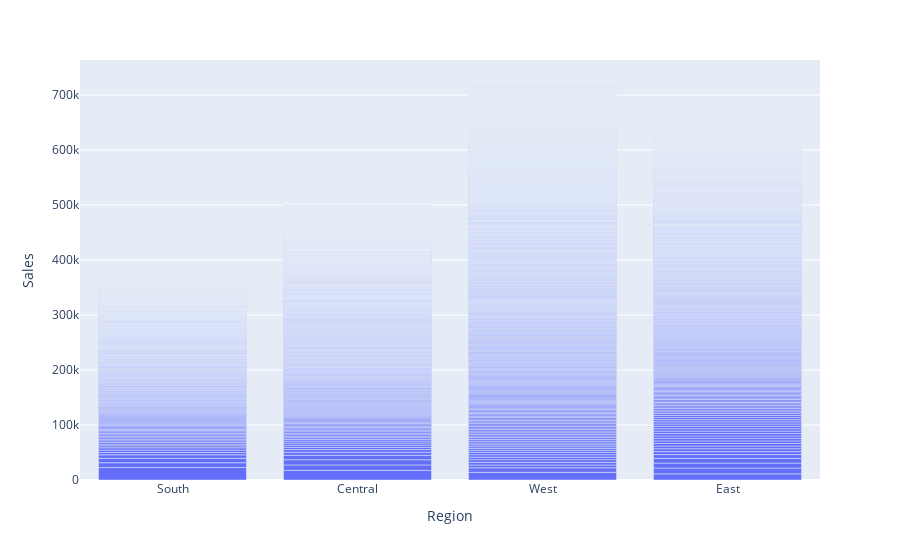

Write notebook code for a chart like this one.
### Code cell
px.bar(dt,x='Region',y='Sales') #Using Barchart

### Figure 1 — Plotly figure (JSON) as saved in the notebook; plotly's stock layout.template omitted (floating-point values rounded to 4 significant figures; data arrays with more than 128 entries replaced by an {"elided": "..."} marker saying what was removed)
{"data": [{"alignmentgroup": "True", "hovertemplate": "Region=%{x}<br>Sales=%{y}<extra></extra>", "legendgroup": "", "marker": {"color": "#636efa", "pattern": {"shape": ""}}, "name": "", "offsetgroup": "", "orientation": "v", "showlegend": false, "textposition": "auto", "type": "bar", "x": {"elided": "9994 str values"}, "xaxis": "x", "y": {"elided": "9994 float values"}, "yaxis": "y"}], "layout": {"barmode": "relative", "legend": {"tracegroupgap": 0}, "margin": {"t": 60}, "xaxis": {"anchor": "y", "domain": [0, 1], "title": {"text": "Region"}}, "yaxis": {"anchor": "x", "domain": [0, 1], "title": {"text": "Sales"}}}}
